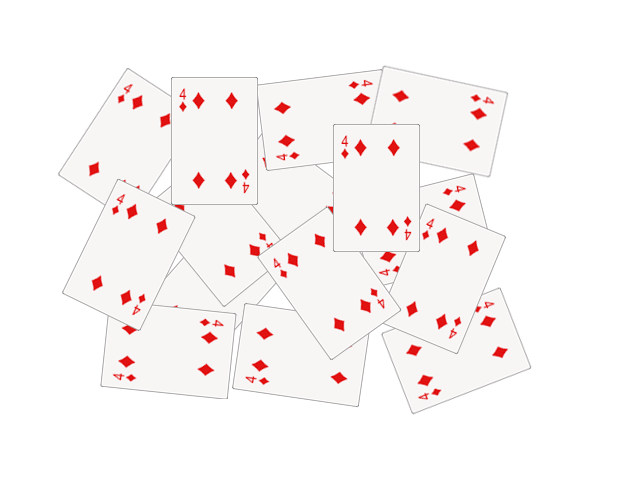
#> input picture seminars/seminar_06/data/cards.png, 640 x 480 px
$ jupyter execute Seminar_6.ipynb   (older library calls are emulated)
#> lines starting #> are read from the running program, lines starting #| are printed output that depends on the picture; after the words box and inside, x2 and y2 are one past the last pixel; in counts of white or black regions, pixels touching at a corner belong together
# Семинар 6 - Классические алгоритмы сегментации изображения и обнаружения объектов

***

[cell 1]
import random as rng

import cv2
import numpy as np
import matplotlib.pyplot as plt


rng.seed(12345)

[cell 2]
# !mkdir -p data
# !wget https://github.com/opencv/opencv/raw/4.x/samples/data/cards.png -O data/cards.png

# Image Segmentation with Distance Transform and Watershed Algorithm

Источник - https://docs.opencv.org/3.4/d2/dbd/tutorial_distance_transform.html

В этом семинаре вы узнаете, как:

- Использовать `cv2.filter2D`, чтобы выполнить фильтрацию Лапласа для повышения резкости изображения.
- Использовать `cv2.distanceTransform`, чтобы получить производное представление двоичного изображения, где значение каждого пикселя заменяется его расстоянием до ближайшего пикселя фона.
- Использовать `cv2.watershed`, чтобы изолировать объекты на изображении от фона.

[cell 3]
img_src = cv2.cvtColor(cv2.imread("data/cards.png"), cv2.COLOR_BGR2RGB)
plt.imshow(img_src);

[cell 4]
# Change the background from white to black, since that will help later to extract
# better results during the use of Distance Transform
img = img_src.copy()
img[np.all(img == 255, axis=2)] = 0

plt.imshow(img);

[cell 5]
# Create a kernel that we will use to sharpen our image
# an approximation of second derivative, a quite strong kernel
kernel = np.array(
    [[  1,  1,  1],
     [  1, -8,  1],
     [  1,  1,  1]], dtype=np.float32)
# do the laplacian filtering as it is
# well, we need to convert everything in something more deeper then CV_8U
# because the kernel has some negative values,
# and we can expect in general to have a Laplacian image with negative values
# BUT a 8bits unsigned int (the one we are working with) can contain values from 0 to 255
# so the possible negative number will be truncated
imgLaplacian = cv2.filter2D(img, cv2.CV_32F, kernel)
sharp = np.float32(img)
imgResult = sharp - imgLaplacian

# convert back to 8bits gray scale
imgResult = np.clip(imgResult, 0, 255)
imgResult = imgResult.astype('uint8')
imgLaplacian = np.clip(imgLaplacian, 0, 255)
imgLaplacian = np.uint8(imgLaplacian)

plt.figure(figsize=(10, 5))
plt.subplot(121)
plt.imshow(imgLaplacian)
plt.title('Laplacian')
plt.subplot(122)
plt.imshow(imgResult)
plt.title('New Sharped Image');

### Бинаризация изображения

[cell 6]
# Create binary image from source image
bw = cv2.cvtColor(imgResult, cv2.COLOR_BGR2GRAY)
_, bw = cv2.threshold(bw, 40, 255, cv2.THRESH_BINARY | cv2.THRESH_OTSU)
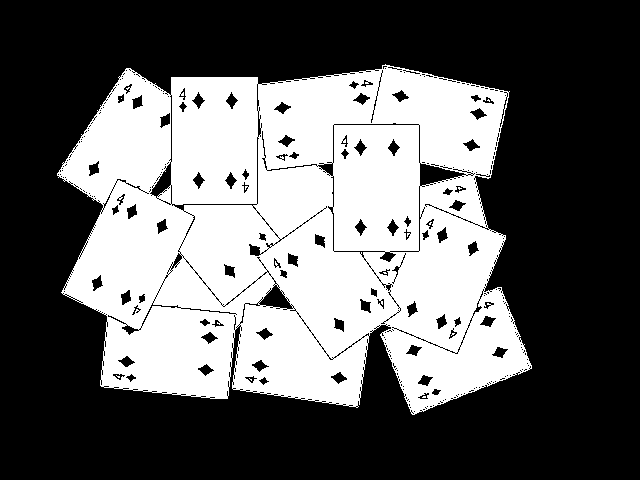
#> bw: shape (480, 640); 38.9% white; 10 white regions (9 under 20 px), largest, box (x1, y1, x2, y2) and area: (57, 64, 532, 415) 119477
plt.imshow(bw, cmap="Greys_r");

### Distance transform

[cell 7]
# Perform the distance transform algorithm
dist = cv2.distanceTransform(bw, cv2.DIST_L2, 3)
# Normalize the distance image for range = {0.0, 1.0}
# so we can visualize and threshold it
cv2.normalize(dist, dist, 0, 1.0, cv2.NORM_MINMAX)
plt.imshow(dist, cmap="Greys_r");

[cell 8]
# Threshold to obtain the peaks
# This will be the markers for the foreground objects
_, dist = cv2.threshold(dist, 0.4, 1.0, cv2.THRESH_BINARY)
#> dist: shape (480, 640) float32; values 0 (black) and 1 (white), 7.1% white; 15 white regions (1 under 20 px), largest, box (x1, y1, x2, y2) and area: (94, 228, 165, 280) 2212, (348, 159, 405, 216) 2186, (187, 112, 243, 169) 2179
# Dilate a bit the dist image
kernel1 = np.ones((3,3), dtype=np.uint8)
dist = cv2.dilate(dist, kernel1)
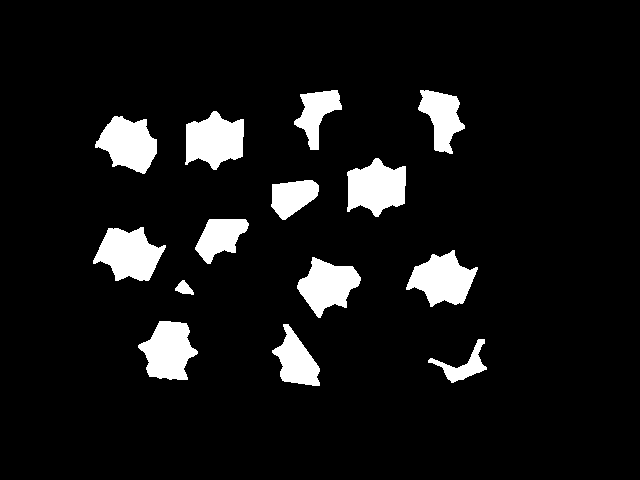
#> dist: shape (480, 640) float32; values 0 (black) and 1 (white), 8.2% white; 14 white regions, largest, box (x1, y1, x2, y2) and area: (93, 227, 166, 281) 2498, (347, 158, 406, 217) 2450, (185, 111, 244, 170) 2442
plt.imshow(dist, cmap="Greys_r");

[cell 9]
# Create the CV_8U version of the distance image
# It is needed for findContours()
dist_8u = dist.astype('uint8')
#> dist_8u: shape (480, 640); values 0 (black) and 1 (white), 8.2% white; 14 white regions
# Find total markers
contours, _ = cv2.findContours(dist_8u, cv2.RETR_EXTERNAL, cv2.CHAIN_APPROX_SIMPLE)
#> contours = 14 contours; largest, box (x1, y1, x2, y2) and area: (93, 227, 166, 281) 2396, (347, 158, 406, 217) 2348, (185, 111, 244, 170) 2340, (406, 250, 478, 307) 2280, (138, 321, 198, 380) 2240
# Create the marker image for the watershed algorithm
markers = np.zeros(dist.shape, dtype=np.int32)
# Draw the foreground markers
for i in range(len(contours)):
    cv2.drawContours(
        markers,   # image
        contours,  # contours list
        i,         # contour index to draw
        (i+1),     # color (fill value)
        -1,        # thickness (if negative - fill the contour)
    )
#> this loop made 14 passes
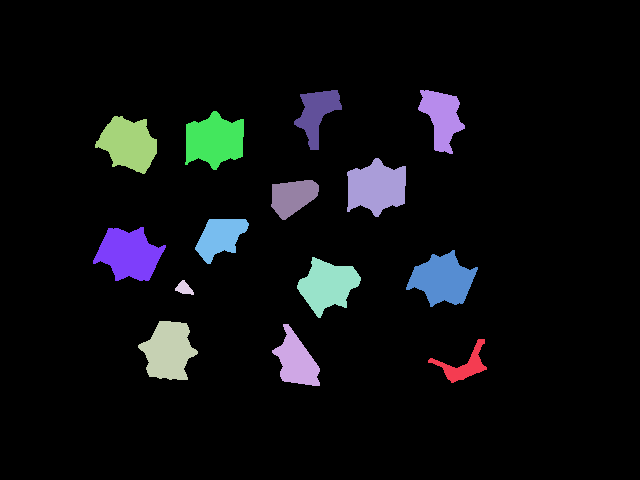
#> markers: shape (480, 640) int32; 15 distinct labels, from 0 to 14; one colour per label, 0 black
# Draw the background marker
cv2.circle(
    markers,        # image
    (5,5),          # center
    3,              # radius
    (255,255,255),  # color
    -1,             # thickness (if negative - fill)
)
#> markers: shape (480, 640) int32; 16 distinct labels, from 0 to 255

markers_8u = (markers * 10).astype('uint8')
plt.imshow(markers_8u, cmap="Greys_r");

### Алгоритм Watershed

[cell 10]
# Perform the watershed algorithm
cv2.watershed(imgResult, markers)

mark = markers.astype('uint8')
mark = cv2.bitwise_not(mark)
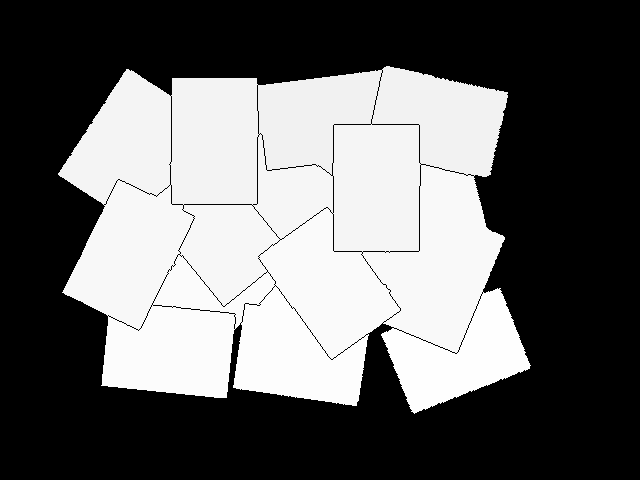
#> mark: shape (480, 640); min 0, max 254, mean 101.2
# uncomment this if you want to see how the mark
# image looks like at that point
plt.imshow(mark)
# Generate random colors
colors = []
for contour in contours:
    colors.append((rng.randint(0,256), rng.randint(0,256), rng.randint(0,256)))
#> after the loop, colors = [(213, 5, 152), (188, 99, 138), (223, 82, 191), (63, 221, 133), (89, 95, 181), (46, 211, 85), (75, 105, 39), (97, 174, 164), (12, 234, 173), (13, 212, 1), (3, 83, 91), (146, 50, 212), (54, 93, 192), (119, 168, 20)]
# Create the result image
dst = np.zeros((markers.shape[0], markers.shape[1], 3), dtype=np.uint8)
# Fill labeled objects with random colors
for i in range(markers.shape[0]):
    for j in range(markers.shape[1]):
        index = markers[i,j]
        if index > 0 and index <= len(contours):
            dst[i,j,:] = colors[index-1]
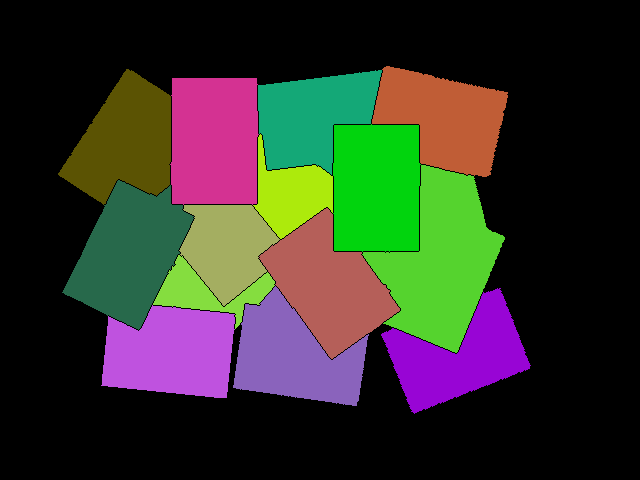
#> dst: shape (480, 640, 3); mean of channels 0, 1, 2 40.2, 50.5, 49.8; drawn as B, G, R

# Visualize the final image
plt.imshow(dst);

[cell 11]
blended = cv2.addWeighted(img_src, 0.5, dst, 0.5, 0.0)
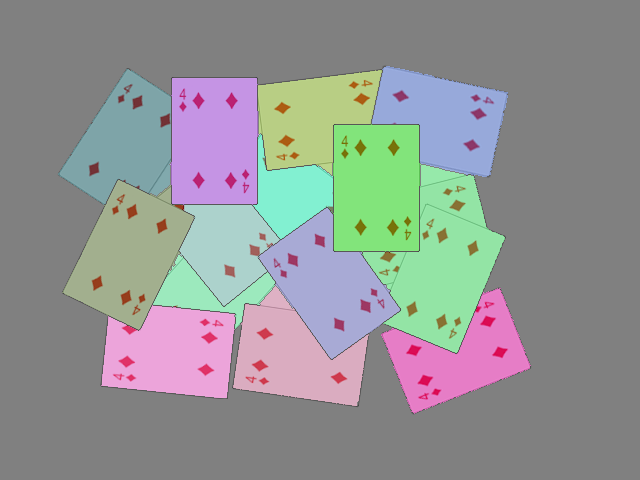
#> blended: shape (480, 640, 3); mean R, G, B 145.7, 148.4, 148.1
plt.imshow(blended);

# Домашнее задание: подсчет количества пальцев

Вам предлагается реализовать алгоритм, подсчитывающий количество пальцев.

Один из возможных вариантов решения:
- Получить бинаризованное изображение и найти контур руки;
- Построить выпуклый контур функцией `cv2.convexHull` - https://docs.opencv.org/3.4/d7/d1d/tutorial_hull.html
- Найти дефекты выпуклости контура функцией [`cv2.convexityDefects`](https://docs.opencv.org/3.4/d3/dc0/group__imgproc__shape.html#gada4437098113fd8683c932e0567f47ba)
- После некоторой фильтрации дефектов, их число будет напрямую коррелировать с числом пальцев.

**Требования:**
1. Продемонстрируйте работоспособность алгоритма на любом числе пальцев (от 0 до 5).
2. Используйте фото своей руки для демонстрации (предложенное фото лишь для отладки).

[cell 12]
img = cv2.cvtColor(cv2.imread("data/hand.jpg"), cv2.COLOR_BGR2RGB)
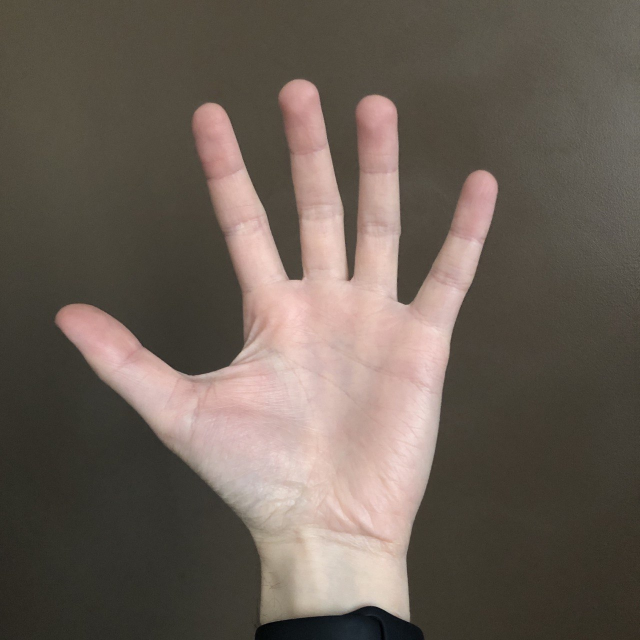
#> input picture seminars/seminar_06/data/hand.jpg, 1280 x 1280 px (shown at 1/2 size)
#> img: shape (1280, 1280, 3)
plt.imshow(img);

## Бинаризация изображения и поиск контура руки

[cell 13]
img = cv2.cvtColor(cv2.imread("data/img_4.png"), cv2.COLOR_BGR2RGB)
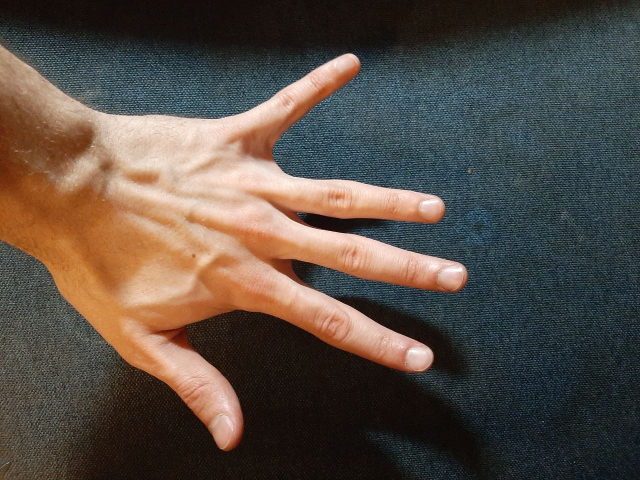
#> input picture seminars/seminar_06/data/img_4.png, 1280 x 960 px (shown at 1/2 size)
#> img: shape (960, 1280, 3)
plt.imshow(img);

[cell 14]
# Загрузка изображения
img = cv2.cvtColor(cv2.imread("data/img_4.png"), cv2.COLOR_BGR2RGB)

# Бинаризация изображения
gray = cv2.cvtColor(img, cv2.COLOR_RGB2GRAY)
_, thresh = cv2.threshold(gray, 40, 255, cv2.THRESH_BINARY | cv2.THRESH_OTSU)
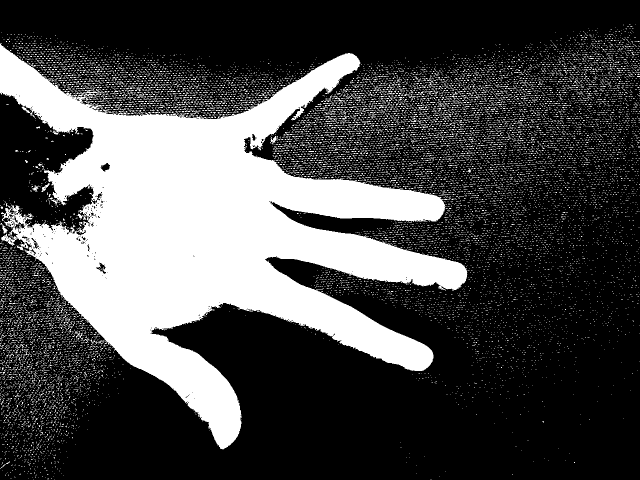
#> thresh: shape (960, 1280) (shown at 1/2 size); 29% white; 13895 white regions (13732 under 20 px)


# Нахождение контура руки
contours, _ = cv2.findContours(thresh, cv2.RETR_EXTERNAL, cv2.CHAIN_APPROX_SIMPLE)
#> contours = 13889 contours, 13875 with area under 20; largest, box (x1, y1, x2, y2) and area: (0, 87, 935, 898) 294289, (83, 366, 99, 384) 76, (0, 446, 15, 467) 73, (540, 272, 555, 289) 72, (43, 213, 70, 235) 68
hand_contour = max(contours, key=cv2.contourArea)
#> hand_contour = contour of 5246 points, box (x1, y1, x2, y2) (0, 87, 935, 898), area 294289

[cell 15]
print(hand_contour)
#> (printed output is left out)

[cell 16]
img_with_contour = cv2.drawContours(img.copy(), [hand_contour], -1, (0, 255, 0), 2)
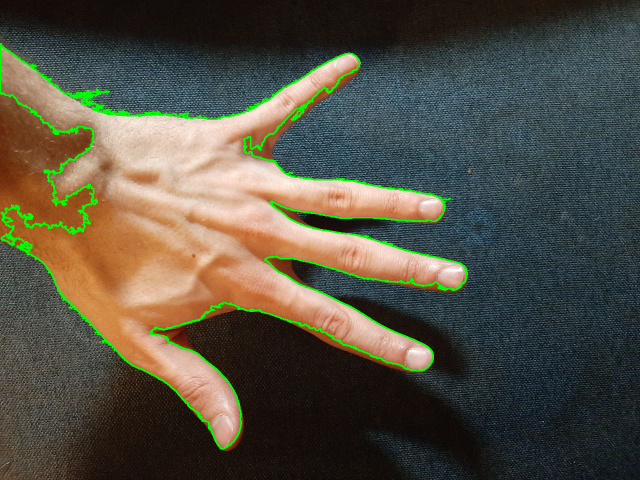
#> img_with_contour: shape (960, 1280, 3) (shown at 1/2 size); mean R, G, B 83.8, 80.3, 66.8
plt.imshow(img_with_contour)
plt.show()

## Построение выпуклого контура

[cell 17]
# Построение выпуклого контура
hull = cv2.convexHull(hand_contour)
#> hull = contour of 26 points, box (x1, y1, x2, y2) (0, 87, 935, 898), area 562855

# Нахождение дефектов выпуклости
defects = cv2.convexityDefects(hand_contour, cv2.convexHull(hand_contour, returnPoints=False))
#> defects = 21 rows, first 6: [1, 1170, 578, 49285], [1170, 1558, 1278, 8967], [1558, 1805, 1690, 6608], [1806, 1814, 1812, 567], [1814, 2451, 1995, 70815], [2451, 2453, 2452, 142]

[cell 18]
print(defects)
#> (printed output is left out)

[cell 19]
# Фильтрация дефектов
filtered_defects = []
for i in range(defects.shape[0]):
    s, e, f, d = defects[i, 0]
    start = tuple(hand_contour[s][0])
    end = tuple(hand_contour[e][0])
    far = tuple(hand_contour[f][0])
    angle = np.degrees(np.arctan2(far[1] - start[1], far[0] - start[0]))
    if d > 9900 and angle < 155:
        filtered_defects.append(far)
#> this loop made 21 passes
#> (s, e, f, d, start, end, far, angle) on passes 1 to 10: (1, 1170, 578, 49285, (0, 185), (2, 478), (194, 401), 48.07), (1170, 1558, 1278, 8967, (2, 478), (205, 684), (63, 490), 11.13), (1558, 1805, 1690, 6608, (205, 684), (441, 897), (351, 781), 33.6), (1806, 1814, 1812, 567, (447, 897), (453, 895), (452, 893), -38.66), (1814, 2451, 1995, 70815, (453, 895), (847, 740), (310, 654), -120.7), (2451, 2453, 2452, 142, (847, 740), (850, 738), (849, 738), -45), (2453, 2455, 2454, 154, (850, 738), (854, 735), (853, 735), -45), (2456, 2460, 2459, 213, (860, 729), (864, 723), (861, 726), -71.57), (2460, 3030, 2739, 99209, (864, 723), (931, 561), (529, 519), -148.7), (3030, 3034, 3031, 211, (931, 561), (933, 554), (931, 558), -90)
#> after the loop, filtered_defects = [(194, 401), (310, 654), (529, 519), (539, 405), (487, 300)]

# Визуализация результата
img_with_hull = cv2.drawContours(img.copy(), [hull], -1, (0, 255, 0), 2)

[cell 20]
# Подсчет пальцев
finger_count = len(filtered_defects)
#> finger_count = 5

# Вывод результатов
plt.figure(figsize=(12, 6))
plt.subplot(1, 2, 1)
plt.imshow(img)
plt.title("Original")
plt.subplot(1, 2, 2)
plt.imshow(img_with_hull)
plt.title("Finger Defects (Count: {})".format(finger_count))
plt.show()

print("Количество пальцев:", finger_count)
#| Количество пальцев: 5
